Frame 1 (no input): blank canvas, image omitted
Frame 60 (the mouse pressed at the canvas centre just before this capture): blank canvas, image omitted
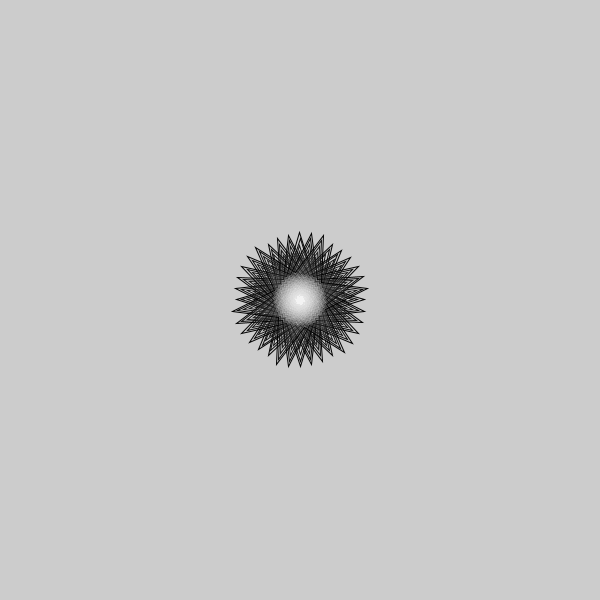
Frame 120 (the mouse held since frame 60 and released just before this capture)

The Processing sketch whose frames 1 and 60 were blank and that drew this single picture after the mouse press (run headless with seeded random() and noise(); from frame 60 on, the mouse is pressed at the canvas centre):

// Processing sketch: processing_149024
// ── processing_149024.pde

float inRadius = 4;
float outRadius = 10;
int numPoints = 6;
int angle = 0;

void setup()
{
  size(600, 600);
}

void draw()
{
  fill(255, 255, 255, 10);
  stroke(0, 0, 0);

  if (mousePressed)
  {
    translate(width/2, height/2);
    rotate(radians(angle));
    star(0, 0, numPoints, inRadius, outRadius);
    inRadius += 0.4;
    outRadius += 1;
    angle += 10;
  }
}

void star(float xCenter, float yCenter, int pointCount, float innerRadius, float outerRadius)
{
  pushMatrix();
  translate(xCenter, yCenter);
  float theta = 0.0;
  int vertCount = 2 * pointCount;
  float thetaRot = TWO_PI/vertCount;
  float tempRadius = 0.0;
  float x = 0.0;
  float y = 0.0;

  beginShape();
  for (int i=0; i < pointCount; i++)
  {
    for (int j=0; j < 2; j++)
    {
      tempRadius = innerRadius;

      // check if j is even
      if (j % 2 == 0)
      {
        tempRadius = outerRadius;
      }

      x = cos(theta) * tempRadius;
      y = sin(theta) * tempRadius;
      vertex(x, y);
      theta = theta + thetaRot;
    }
  }
  endShape(CLOSE);
  popMatrix();
}
